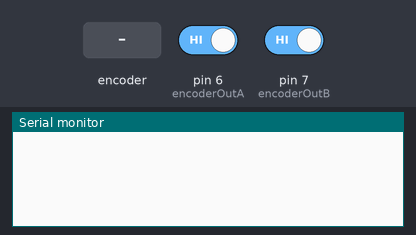
A program run on a simulated Arduino Pro Mini, built with avr-gcc and run on an emulated ATmega328P. Shown: the last lines printed to the serial monitor. The test bench sets the inputs (shaded band); at power-on: pin 6 (encoderOutA) HIGH, pin 7 (encoderOutB) HIGH.

Above: at 1.2 s.
1.3 s: rotary encoder on pin 6 (encoderOutA) / pin 7 (encoderOutB) turned 1 step (first pin leading)
At 2.3 s:
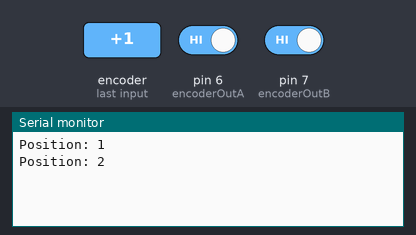
3.0 s: rotary encoder on pin 6 (encoderOutA) / pin 7 (encoderOutB) turned 1 step (first pin leading)
At 3.6 s:
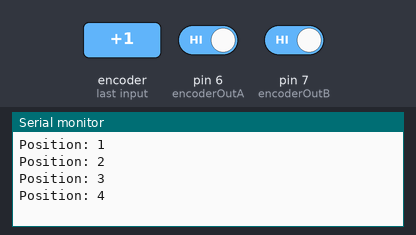
Timing chart, 0 to 6.0 s (numbered marks = the images above; inputs shaded):
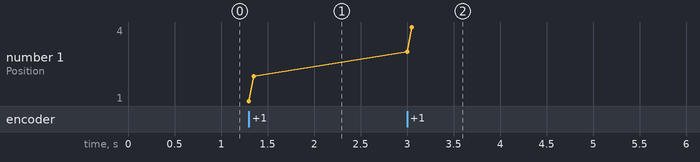

Measured:
- after the input at 1.3 s, the serial monitor: prints a new line at once (image 1)
- after the input at 3.0 s, the serial monitor: prints a new line at once (image 2)
- plotted number 1: 2 → 4 after the input at 3.0 s

The program:

main.cpp
```cpp
/*
Rotary Encoder - get the position
modified on 23 Feb 2019
by Saeed Hosseini
https://electropeak.com/learn/
*/

#include <Arduino.h>

#define encoderOutA 6 // CLK
#define encoderOutB 7 // DT
int counter = 0;
int State;
int old_State;

void setup() {
pinMode (encoderOutA, INPUT);
pinMode (encoderOutB, INPUT);
Serial.begin (9600);
//Read First Position of Channel A
old_State = digitalRead(encoderOutA);
}

void loop() {
State = digitalRead(encoderOutA);
if (State != old_State)
{
if (digitalRead(encoderOutB) != State)
{
counter ++;
}
else {
counter --;
}
Serial.print("Position: ");
Serial.println(counter);
}
old_State = State; // the first position was changed
}
```
